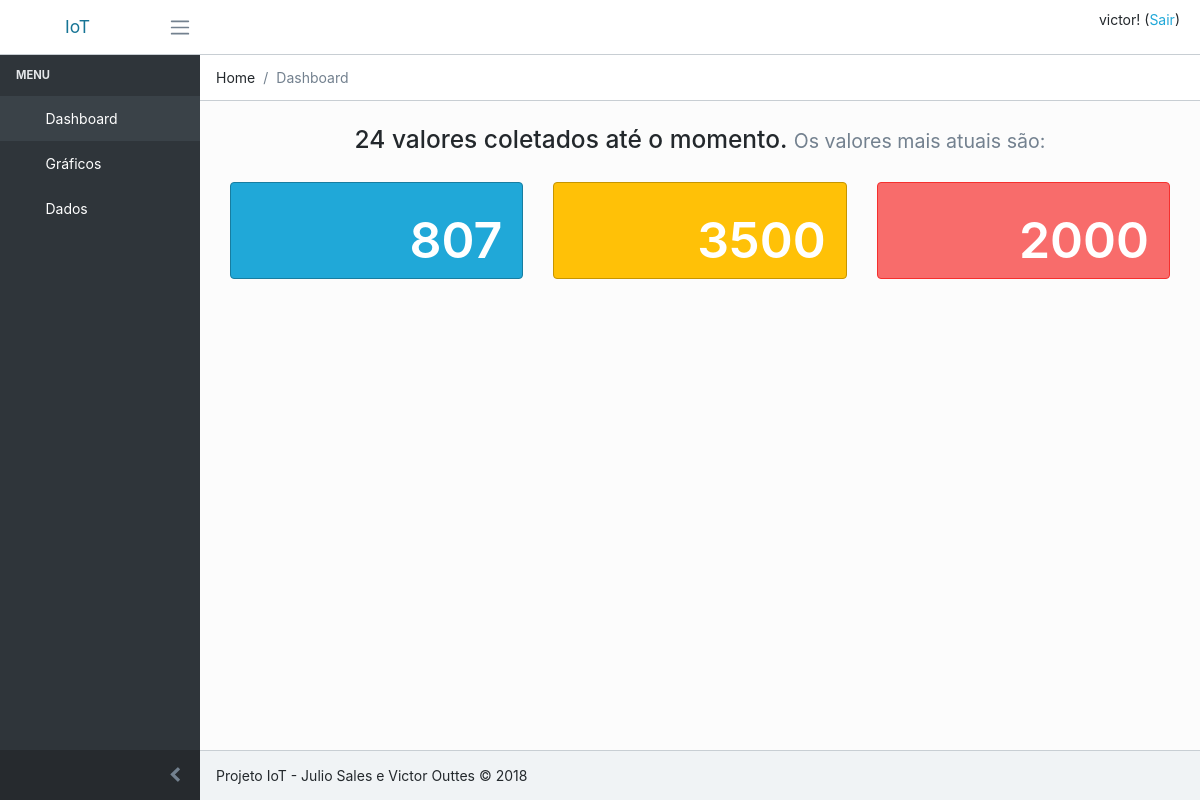
The app's page / (signed in), older data.
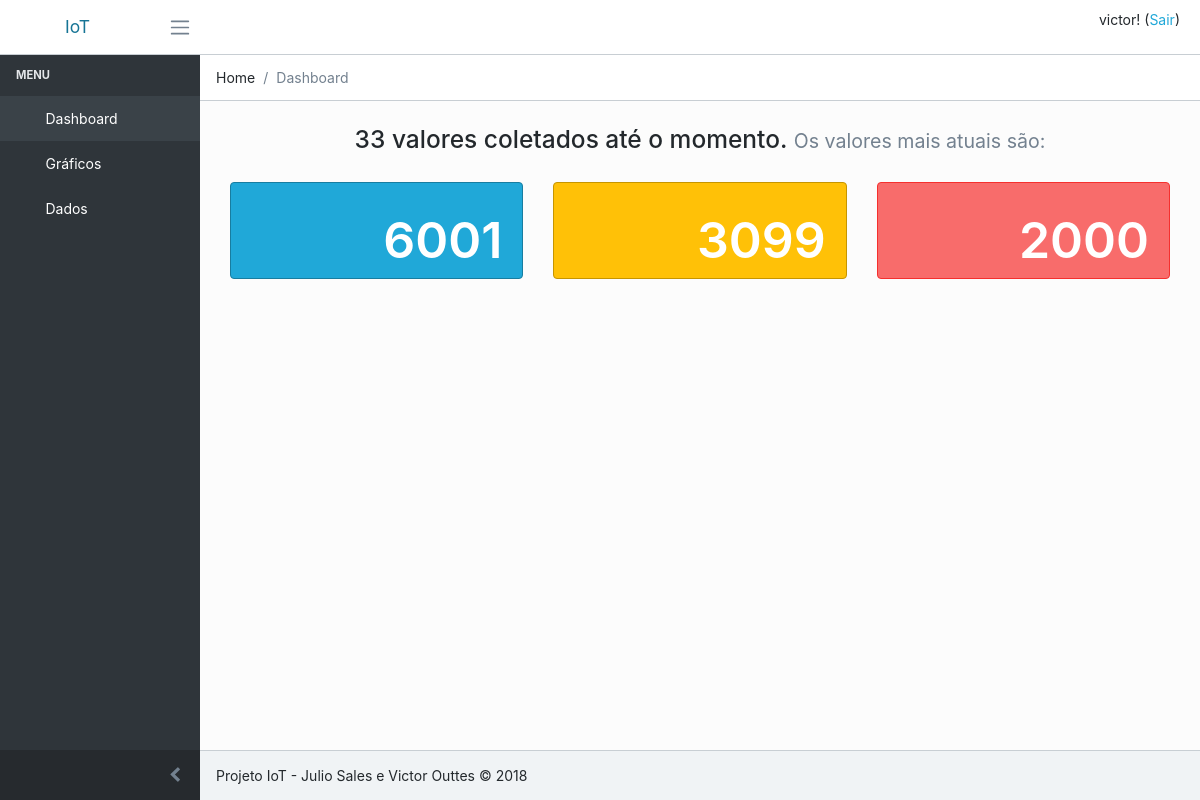
The same page, newer data.
### home/models.py (models this page shows, shortened)
class Sensor(models.Model):
    date = models.DateTimeField(auto_now_add=True)
    temperature = models.CharField(max_length=30)
    sunlight = models.CharField(max_length=30)
    humidity = models.CharField(max_length=30)

### home/views.py (the view)
# urls.py: 2. Add a URL to urlpatterns:  path('', views.home, name='home')
@login_required
def home(request):
    if Sensor.objects.all().exists():
        sensor = Sensor.objects.latest('id')
        count = Sensor.objects.all().count()
        data = {'sensor': sensor, 'count': count}
    else:
        data = {'sensor': None, 'count': 0}
    return render(request, 'home/home.html', data)

### home/templates/home/home.html (shortened to what this page needs)
{% extends 'layout.html' %}
{% block breadcrumb %}
<ol class="breadcrumb">
    <li class="breadcrumb-item">Home</li>
    <li class="breadcrumb-item active">Dashboard</li>
</ol>
{% endblock %}
{% block main %}
<div class="animated fadeIn">
    <div class="text-center" style="padding-bottom: 20px;">
        <h3>
          {{count}} valores coletados até o momento.
          <small class="text-muted">Os valores mais atuais são:</small>
        </h3>
    </div>
    <div class="row">
        <div class="col-sm-4">
            <div class="card text-white bg-primary">
                <div class="card-body pb-0">
                    <div class="text-value text-right" style="font-size: 50px;">{{sensor.humidity}}</div>
                </div>
            </div>
        </div>
        <div class="col-sm-4">
            <div class="card text-white bg-warning">
                <div class="card-body pb-0">
                    <div class="text-value text-right" style="font-size: 50px;">{{sensor.sunlight}}</div>
                </div>
            </div>
        </div>
        <div class="col-sm-4">
            <div class="card text-white bg-danger">
                <div class="card-body pb-0">
                    <div class="text-value text-right" style="font-size: 50px;">{{sensor.temperature}}</div>
                </div>
            </div>
        </div>
    </div>
</div>
{% endblock %}

### templates/layout.html (shortened to what this page needs)
{% load static %}
<html lang="en">
<head>
    <link rel="stylesheet" href="https://unpkg.com/@coreui/icons/css/coreui-icons.min.css">
    <link href="https://cdnjs.cloudflare.com/ajax/libs/flag-icon-css/3.2.0/css/flag-icon.min.css" rel="stylesheet">
    <link rel="stylesheet" href="https://use.fontawesome.com/releases/v5.3.1/css/all.css"
>
    <link href="https://cdnjs.cloudflare.com/ajax/libs/simple-line-icons/2.4.1/css/simple-line-icons.min.css" rel="stylesheet">
    <link href="{% static 'css/style.min.css' %}" rel="stylesheet">
    <link href="https://cdnjs.cloudflare.com/ajax/libs/pace/1.0.2/themes/black/pace-theme-loading-bar.min.css" rel="stylesheet">
</head>
<body class="app header-fixed sidebar-fixed aside-menu-fixed sidebar-lg-show">
<header class="app-header navbar">
    <a class="navbar-brand" href="{% url 'home' %}">
        IoT
    </a>
    <button class="navbar-toggler sidebar-toggler d-md-down-none" type="button" data-toggle="sidebar-lg-show">
        <span class="navbar-toggler-icon"></span>
    </button>
    <ul class="nav navbar-nav ml-auto" style="padding-right: 20px;">
        <li class="nav-item">
            {% if user.is_authenticated %}
                <p>{{ user.username }}! (<a href="{% url 'logout' %}">Sair</a>)</p>
            {% endif %}
        </li>
    </ul>
</header>
<div class="app-body">
    <div class="sidebar">
        <nav class="sidebar-nav">
            <ul class="nav">
                <li class="nav-title">Menu</li>
                <li class="nav-item">
                    <a class="nav-link" href="{% url 'home' %}">
                         Dashboard</a>
                </li>
                <li class="nav-item">
                    <a class="nav-link" href="{% url 'chart' %}">
                         Gráficos</a>
                </li>
                <li class="nav-item">
                    <a class="nav-link" href="{% url 'data' %}">
                         Dados</a>
                </li>
            </ul>
        </nav>
        <button class="sidebar-minimizer brand-minimizer" type="button"></button>
    </div>
    <main class="main">
        {% block breadcrumb %}{% endblock %}
        <div class="container-fluid">
            {% block main %}{% endblock %}
        </div>
    </main>
</div>
<footer class="app-footer">
    <div>
        Projeto IoT - Julio Sales e Victor Outtes
        <span>&copy; 2018</span>
    </div>
</footer>
</body>
</html>

Row changes from the older to the newer data that the page shows:
no longer on this page (row unchanged): Sensor: humidity "807", sunlight "3500", temperature "2000"
added Sensor: humidity "6001", sunlight "3099", temperature "2000"
Text that changed along with them:
{{ count }}: "24" → "33"
